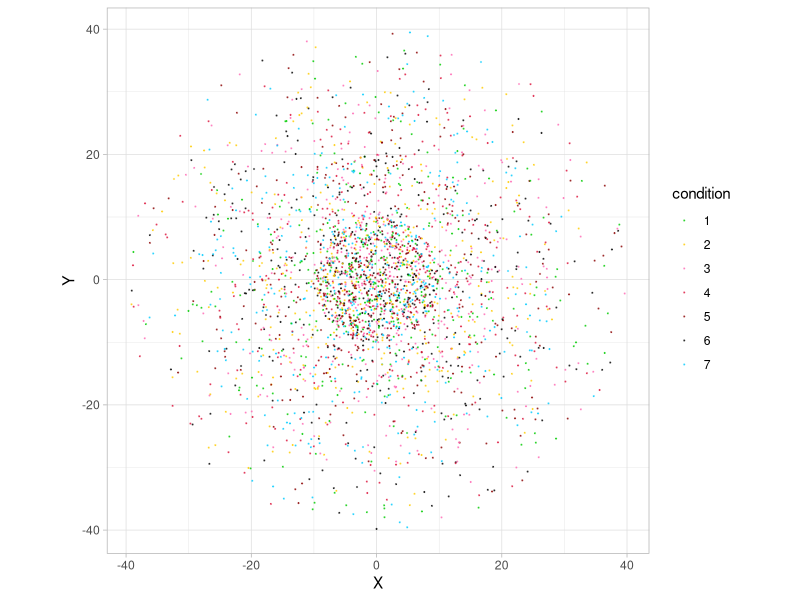
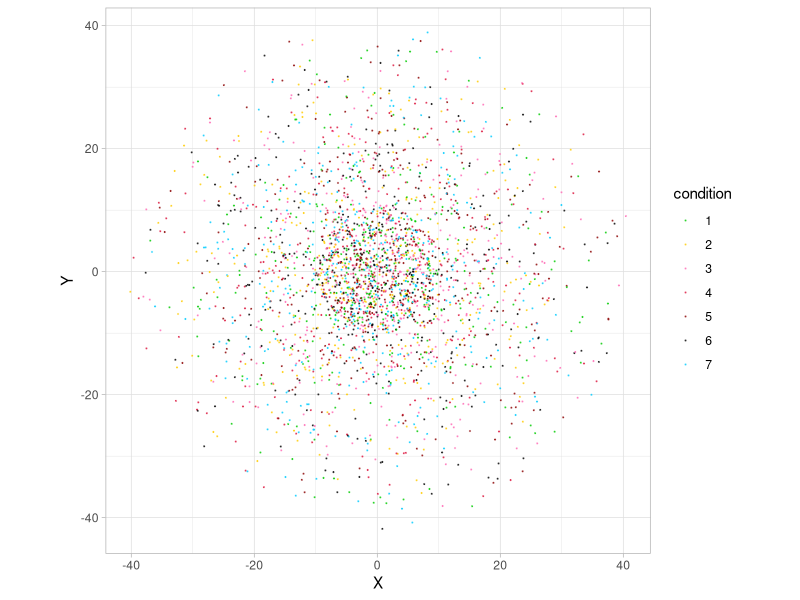

Source code (R) for these figures, in order:
## ---- chunk 1
knitr::opts_chunk$set(echo = TRUE)
## ---- chunk 2
library(tidyverse)
library(ggplot2)
library(gganimate)
library(magick)

my_theme = theme_light() + theme(plot.title = element_text(hjust = 0.5), plot.subtitle = element_text(hjust = 0.5))
## ---- chunk 3
# N: Total number of points
# R: A vector of radius
# P: A vector of the proportion of points in each ring area
# Time: The number of days (running times)


N = 3000
# R need to be decreasing
R = c(40,30,20,10)
# P should be the value corresponding to R
P = c(1,2,3,4)
Times = 30
## ---- chunk 4
calculate_alpha = function(N, R, P, c){
  # N: Total number of points
  # R: A vector of radius
  # P: A vector of the proportion of points in each ring area
  # c: Correction coefficient
  
  L = length(R)
  population = P/sum(P)*N
  S = R^2
  area = S - c(S[2:L],0)
  density = population/area
  ratio = density / c(0, density[1:(L-1)])
  alpha = 1/ratio*c
  
  return(alpha)
}
## ---- chunk 5
# alpha: A vector of probability of being able to get out of the wall

# alpha should be the value corresponding to R
# This 1.25 is calculate by whole_data when only calculate step 1 to 4
# To let the number of points in each ring after 300 runnings is still the same 
alpha = calculate_alpha(N, R, P, 1.25)
## ---- chunk 6
random_point_circle = function(R, N, x_center = 0, y_center = 0){
  # R: Radiu
  # N: Number of points
  
  if(length(R) != 1)
    stop('Length of R is not 1 in random_point_circle!')
  if(length(N) != 1)
    stop('Length of N is not 1 in random_point_circle!')
  if(N == 0)
    return(data.frame(X = NULL, Y = NULL))
  
  U = runif(N, 0, R^2)
  A = runif(N, 0 ,2*pi)
  X = sqrt(U)*cos(A) + x_center
  Y = sqrt(U)*sin(A) + y_center
  return(data.frame(X = X, Y = Y))
}
## ---- chunk 7
intialize_points = function(N, R, P){
  # N: Total number of points
  # R: A vector of radius
  # P: A vector of the proportion of points in each ring area
  
  if(length(N) != 1)
    stop('Length of N is not 1 in intialize_points!')
  if(length(R) != length(P))
    stop('R and P have different length in intialize_points!')
  if(length(R) == 0)
    stop('Length of R is 0 in intialize_points!')
  
  L = length(R)
  S = R^2
  
  S = S/sum(S)
  P = P/sum(P)
  
  if(mean(P/S == sort(P/S)) != 1)
    stop('The proportion of area is not increasing in intialize_points!')
  
  data = data.frame(X = NULL, Y = NULL)
  
  number_of_points = rep(0, L)
  for(i in 1:L){
    total_area = S[i]
    if(i == L){
      current_area = S[i]
    } else{
      current_area = S[i]-S[i+1]
    }
    need_points = P[i]*N - number_of_points[i]
    generate_points = round(need_points / current_area * total_area)
    data = rbind(data, random_point_circle(R[i],  generate_points))
    if(i == L){
      number_of_points[L] = number_of_points[L] + generate_points 
    } else{
      number_of_points[i:L] = number_of_points[i:L] + round((S[i:L] - c(S[(i+1):L],0)) / total_area * generate_points)
    }

  }
  
  return(list(data, number_of_points))
}
## ---- chunk 8
intialize = intialize_points(N, R, P)
data = intialize[[1]]
# To check if the number of data is right
number_of_points = intialize[[2]]
number_of_points
P/sum(P)*N
## ---- chunk 9
# To check the number of data in each ring
check_data = data %>% mutate(Radiu = sqrt(X^2+Y^2))
check_data %>% filter(Radiu<R[1]) %>% nrow()
check_data %>% filter(Radiu<R[2]) %>% nrow()
check_data %>% filter(Radiu<R[3]) %>% nrow()
check_data %>% filter(Radiu<R[4]) %>% nrow()
## ---- chunk 10
plot_points = function(data, condition){
  # data: A Data frame contains X and Y in first 2 column
  # condition: A vector contains 7 factors of illness
  
  c = colnames(data)
  if(c[1] != 'X' | c[2] != 'Y')
    stop('Wrong name in data in plot_points!')
  
  if(nrow(data) != length(condition %>% unlist))
    stop('Wrong nrow of condition in plot_points!')
  
  t = tibble(X = data$X, Y = data$Y, condition = as.factor(condition))
  g = t %>%
    ggplot(aes(x = X, y = Y, color = condition)) + 
    geom_point(size = 0.1, alpha = 0.6) + 
    scale_color_manual(values=c('#00CC00', '#FFCC00', '#FF69B4', '#DC143C', '#8B0000', '#000000', '#00CCFF')) + 
    coord_fixed() + 
    my_theme
  g
}
## ---- chunk 11
# Condition meaning and color
# 1: Healthy, '#00CC00', Electric Green
# 2: Incubation period, '#FFCC00', Tangerine Yellow
# 3: Moderate, '#FF69B4', Hot Pink
# 4: Severe, '#DC143C', Crimson
# 5: Cirtical, '#8B0000', Dark Red
# 6: Death, '#000000', Black
# 7: Cure, '#00CCFF', Deep Sky Blue

test_condition = sample(1:7, N, replace = TRUE) 
plot_points(data, test_condition)
## ---- chunk 12
random_walk = function(data, v){
  # data: A Data frame contains X and Y in first 2 column
  # v: A vector contains the speed of points
  
  N = nrow(data)
  if(N != length(v %>% unlist))
    stop('Wrong nrow of v in Random_Walk!')
  
  distance = rnorm(N, v, sd = v/1.5)
  distance[distance < 0] = 0
  
  A = runif(N, 0 ,2*pi)
  data$X = data$X + distance * cos(A)
  data$Y = data$Y + distance * sin(A)
  
  return(data)
}
## ---- chunk 13
v = rnorm(N, 1, 0.5)
v[v < 0] = 0
new_data = random_walk(data, v)
plot_points(new_data, test_condition)
## ---- chunk 14
through_wall = function(last_data, new_data, R, alpha){
  # last_data: A data frame contains X and Y which is last position
  # new_data: A data frame contains X and Y which is new position
  # R: A vector of radius
  # alpha: A vector of probability of being able to get out of the wall
  
  last_R = sqrt(last_data$X^2 + last_data$Y^2)
  new_R = sqrt(new_data$X^2 + new_data$Y^2)
  
  R0 = c(Inf, R, 0)
  last_R0 = cut(last_R, breaks = R0, labels = (length(R)+1):1) %>% as.numeric()
  new_R0 = cut(new_R, breaks = R0, labels = (length(R)+1):1) %>% as.numeric()
  
  # wall_level: for example, R = c(40,30,20,10)
  # 1. R<10
  # 2. 10<R<20
  # 3. 20<R<30
  # 4. 30<R<40
  # 5. R>40
  
  index = which(last_R0 < new_R0)
  wall_level = last_R0[index]
  
  # To make sure alpha[1] is the wall_level 1's probability
  alpha0 = rev(alpha)
  alpha_all = alpha0[wall_level]
  
  U = runif(length(index), 0 ,1)
  
  index_run = which(U > alpha_all)
  wall_level_run = wall_level[index_run]
  index_run = index[index_run]
  
  distance = new_data[index_run,c('X', 'Y')] - last_data[index_run,c('X', 'Y')]
  distance = sqrt(distance$X^2 + distance$Y^2)
  
  R1 = last_R[index_run]
  R2 = new_R[index_run]
  rest_distance = distance/(R1+R2)*R2
  
  ratio = (1-2*rest_distance/new_R[index_run])
  ratio = ifelse(ratio < -0.5, -0.5, ratio)
  
  new_data[index_run,] = new_data[index_run,] * ratio
  
  return(new_data)
}
## ---- chunk 15
simulation_points = function(N, R, P, Times){
  # N: Total number of points
  # R: A vector of radius
  # P: A vector of the proportion of points in each ring area
  # Time: The number of days (running times)
  
  Start_time = Sys.time()
  
  whole_data = data.frame(X = NULL, Y = NULL, Condition = NULL, Time = NULL)
  intialize = intialize_points(N, R, P)
  data = intialize[[1]]
  condition = rep(1, N)
  whole_data = rbind(whole_data, cbind(data, Condition = condition, Time = rep(0, N)))
  
  v = rnorm(N, 1, 0.5)
  v[v < 0] = 0
  
  # If change nrow of data, need to change nrow of condition
  for(t in 1:Times){
    if(t == round(Times/3))
      condition = rep(2, N)
    if(t == round(Times/3*2))
      condition = rep(3, N)
    new_data = random_walk(data, v)
    new_data = through_wall(data, new_data, R, alpha)
    whole_data = rbind(whole_data, cbind(new_data, Condition = condition, Time = rep(t, nrow(data))))
    data = new_data
    
  }
  
  End_time = Sys.time()
  
  check_data = data %>% mutate(Radiu = sqrt(X^2+Y^2))
  c1 = check_data %>% filter(Radiu<R[1]) %>% nrow()
  c2 = check_data %>% filter(Radiu<R[2]) %>% nrow()
  c3 = check_data %>% filter(Radiu<R[3]) %>% nrow()
  c4 = check_data %>% filter(Radiu<R[4]) %>% nrow()
  cat('Running times:',t, 'Population:', c1, c2, c3, c4, '\nUsed time: ')
  print(End_time-Start_time)
  cat('\n')
  
  return(whole_data)
}
## ---- chunk 16
whole_data = simulation_points(N, R, P, Times)
## ---- chunk 17
generate_gif = function(whole_data){
  # whole_data: A data.frame contains X, Y, Condition and Time
  
  p = whole_data %>% 
    ggplot(aes(x = X, y = Y, color = as.factor(Condition), group = 1L)) + 
    geom_point(size = 0.1, alpha = 0.6) + 
    scale_color_manual(values=c('#00CC00', '#FFCC00', '#FF69B4', '#DC143C', '#8B0000', '#000000', '#00CCFF')) + 
    coord_fixed() + 
    transition_time(Time) + 
    ease_aes('linear') + 
    my_theme
  
  image <- animate(p)
  image_write(image, "output.gif")
}

## ---- chunk 18
generate_gif(whole_data)
